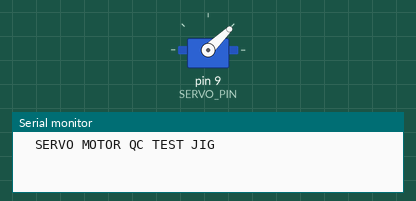
This sketch was run on a simulated Arduino Uno, built with avr-gcc and run on an emulated ATmega328P. Shown: servo, the last lines printed to the serial monitor. Random numbers use the default seed unless the sketch sets one.

Above: at 1.1 s.
At 6.3 s:
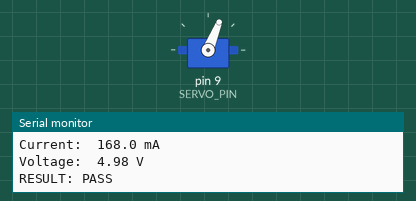
At 20.4 s:
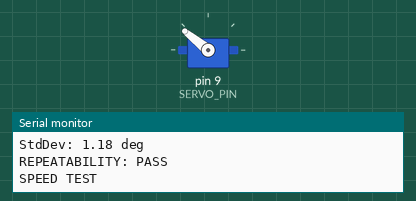
At 37.9 s:
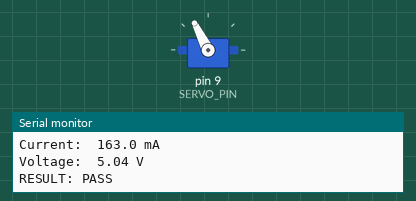
Timing chart, 0 to 40.0 s (numbered marks = the images above):
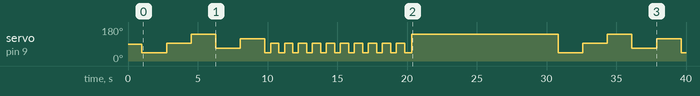

Measured:
- by itself, servo on pin 9 (SERVO_PIN): 90° → 44° at 1.0 s, → 93° 1.8 s later, → 141° 1.8 s later, → 68° 1.8 s later, … (33 changes in this stretch)

The sketch:

task1_servo_qc.ino
```cpp
#include <Servo.h>

Servo testServo;
#define SERVO_PIN 9

float getCurrent_mA() { return 150.0 + random(-20, 20); }
float getVoltage_V()  { return 5.0 + random(-5, 5) / 100.0; }
float getPower_mW()   { return getCurrent_mA() * getVoltage_V(); }

float simulateAngleRead(int pwmMicros) {
  float ideal = map(pwmMicros, 1000, 2000, 0, 180);
  float noise = (random(-20, 20)) / 10.0;
  return ideal + noise;
}

void runTest(int pulseWidth, int expectedAngle, String label) {
  testServo.writeMicroseconds(pulseWidth);
  delay(700);
  float angle   = simulateAngleRead(pulseWidth);
  float current = getCurrent_mA();
  float voltage = getVoltage_V();
  float error   = abs(angle - expectedAngle);
  bool  passed  = (error <= 5.0);

  Serial.print("TEST: ");     Serial.println(label);
  Serial.print("Target:   "); Serial.print(expectedAngle); Serial.println(" deg");
  Serial.print("Measured: "); Serial.print(angle, 2);      Serial.println(" deg");
  Serial.print("Error:    "); Serial.print(error, 2);      Serial.println(" deg");
  Serial.print("Current:  "); Serial.print(current, 1);    Serial.println(" mA");
  Serial.print("Voltage:  "); Serial.print(voltage, 2);    Serial.println(" V");
  Serial.println(passed ? "RESULT: PASS" : "RESULT: FAIL");
  delay(1000);
}

void repeatabilityTest() {
  Serial.println("REPEATABILITY TEST");
  float readings[10]; float sum = 0;
  for (int i = 0; i < 10; i++) {
    testServo.writeMicroseconds(1000); delay(400);
    testServo.writeMicroseconds(1500); delay(600);
    readings[i] = simulateAngleRead(1500);
    sum += readings[i];
    Serial.print("Rep "); Serial.print(i+1);
    Serial.print(": "); Serial.print(readings[i], 2); Serial.println(" deg");
  }
  float mean = sum / 10.0;
  float variance = 0;
  for (int i = 0; i < 10; i++) variance += pow(readings[i]-mean, 2);
  float stddev = sqrt(variance / 10.0);
  Serial.print("StdDev: "); Serial.print(stddev, 2); Serial.println(" deg");
  Serial.println(stddev < 2.0 ? "REPEATABILITY: PASS" : "REPEATABILITY: FAIL");
}

void speedTest() {
  Serial.println("SPEED TEST");
  testServo.writeMicroseconds(1000); delay(500);
  unsigned long t0 = millis();
  testServo.writeMicroseconds(2000); delay(500);
  unsigned long elapsed = millis() - t0;
  Serial.print("180 deg in: "); Serial.print(elapsed); Serial.println(" ms");
  Serial.println(elapsed < 600 ? "SPEED: PASS" : "SPEED: FAIL");
}

void setup() {
  Serial.begin(9600);
  delay(1000);
  testServo.attach(SERVO_PIN);
  Serial.println("  SERVO MOTOR QC TEST JIG  ");
}

void loop() {
  runTest(1000, 0,   "0 deg");
  runTest(1500, 90,  "90 deg");
  runTest(2000, 180, "180 deg");
  runTest(1250, 45,  "45 deg");
  runTest(1750, 135, "135 deg");
  repeatabilityTest();
  speedTest();
  Serial.println("ALL TESTS COMPLETE");
  delay(10000);
}
```
